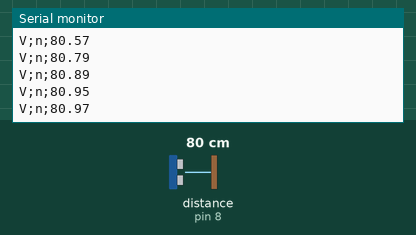
This sketch was run on a simulated Arduino Uno, built with avr-gcc and run on an emulated ATmega328P. On the bench: the last lines printed to the serial monitor. The test bench sets the inputs (shaded band); at power-on: distance to the obstacle (sensor on pin 8) 80 cm. The echo pulse lasts 58.3 µs per cm.

Above: at 1.2 s.
1.3 s: distance to the obstacle (sensor on pin 8) set to 2 cm
At 1.34 s:
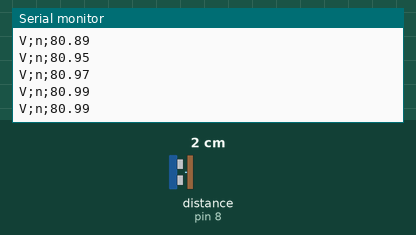
2.8 s: distance to the obstacle (sensor on pin 8) set to 4 cm
At 2.83 s:
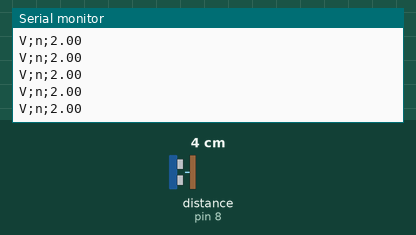
Timing chart, 0 to 5.8 s (numbered marks = the images above; inputs shaded):
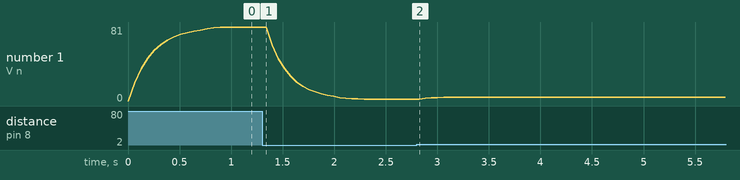

The sketch:

CPT_NEWPING.ino
```cpp
//Sensor ultrasonico CPT -NEWPING

#include <NewPing.h>

#define TRIGGER_PIN  9  // Arduino pin tied to trigger pin on the ultrasonic sensor.
#define ECHO_PIN     8 // Arduino pin tied to echo pin on the ultrasonic sensor.
#define MAX_DISTANCE 250 // Maximum distance we want to ping for (in centimeters). Maximum sensor distance is rated at 400-500cm.

NewPing sonar(TRIGGER_PIN, ECHO_PIN, MAX_DISTANCE); // NewPing setup of pins and maximum distance.
float duration, distance, lastdistance;

void setup() {
  Serial.begin(115200); // Open serial monitor at 115200 baud to see ping results.
  Serial.println("V;n;0");
  distance = 0;
  lastdistance = 0;
  duration = 0;
}

void loop() {
  //delay(1);                     // Wait 50ms between pings (about 20 pings/sec). 29ms should be the shortest delay between pings.
  duration = sonar.ping_median(3);
  Serial.print("V;n;");
  distance = sonar.convert_cm(duration);
  float deldist = (abs (distance - lastdistance));
  if (deldist > 4)
  {
    if (distance > lastdistance) { distance = lastdistance + (deldist / 2.0); }
    else {distance = lastdistance - (deldist / 2.0);}
  }
  distance = (distance + lastdistance ) / 2.0;
  Serial.println(distance); // Send ping, get distance in cm and print result (0 = outside set distance range)
  //Serial.println("cm");
  lastdistance = distance;
}
```

Measured:
- plotted number 1: 80.99 → 2 after the input at 1.3 s, 2 → 4 after the input at 2.8 s
